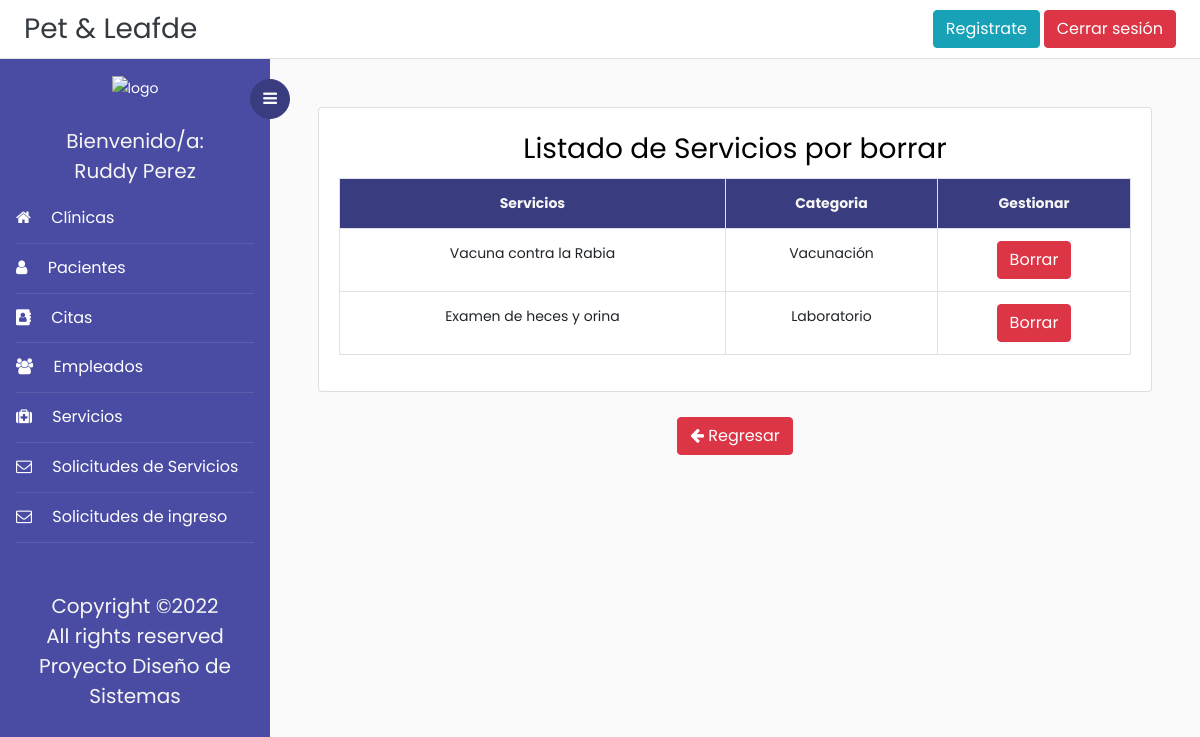
/servicioParaBorrar/ (signed in), run on the app's committed database.
### Veterinaria/models.py (models this page shows, shortened)
class Servicio(models.Model):
    idServicio = models.IntegerField(primary_key=True)
    nombreServicio = models.CharField(max_length=50, validators=[solo_Letras])
    descServicio = models.CharField(max_length=200)
    catServicio = models.CharField(max_length=30)
    ESTADOServicio = (('Activa', 'Activa'),('Inactiva','Inactiva'))
    estadoServicio = models.CharField(max_length=10, choices=ESTADOServicio, default="Activa")

### Veterinaria/views.py (the view)
# urls.py: path('servicioParaBorrar/',login_required(ServiciosParaBorrar),name='servicio_para_borrar'),
def ServiciosParaBorrar(request):
    citas = Cita.objects.all()
    servicios = Servicio.objects.filter(estadoServicio='Activa')
    asignados = Servicio.objects.none()
    noAsignados = Servicio.objects.none()
    for c in citas:
        asignados |= Servicio.objects.filter(cita__id = c.id)
    idAsignados = []
    for a in asignados:
        idAsignados.append(a.idServicio)
    for s in servicios:
        if s.idServicio not in idAsignados:
            noAsignados |= Servicio.objects.filter(idServicio = s.idServicio)
    return render(request, 'Plantillas/serviciosParaBorrar.html',{'servicios':noAsignados})

### Veterinaria/templates/Plantillas/serviciosParaBorrar.html (shortened to what this page needs)
{% extends 'base.html' %}
{% block content %}
<div class="row">
	<div class="col-md">
		<div class="card">
			<div class="card-body">
				<h3 align ="center">Listado de Servicios por borrar</h3>
				<table class="table table-bordered ">
					<tr style="text-align: center; background-color: #393c7f; color:whitesmoke;">
			<th style="text-align: center">Servicios</th>
			<th style="text-align: center">Categoria</th>
			<th style="text-align: center">Gestionar</th>
		</tr>
		{% for p in servicios %}
			<tr>
				<td style="text-align: center">
					<div>{{p.nombreServicio}}</div>
				</td>
				<td style="text-align: center">
					<div>{{p.catServicio}}</div>
				</td>
				<td style="text-align: center">
                   <button onclick="return abrir_modal('{% url 'borrar_servicio' p.pk %}')" class="btn btn-danger">Borrar</button>
				</td>
			</tr>
		{% endfor %}
	</table>
</div>
</div>
</div>
</div>&nbsp;
<br>
<div class="d-flex justify-content-center">
    <a class="btn btn-danger" href="{% url 'listado_servicios' %}"><i class="fa fa-arrow-left" aria-hidden="true"></i> Regresar</a>
</div>
{% endblock content%}

### Veterinaria/templates/base.html (shortened to what this page needs)
<!doctype html>
<html lang="en">
  <head>
	<link rel="stylesheet" href="https://cdnjs.cloudflare.com/ajax/libs/select2/4.0.13/css/select2.min.css" />
    <link rel="stylesheet" href="https://cdn.jsdelivr.net/bxslider/4.2.12/jquery.bxslider.css">
	<link rel="stylesheet" href="https://stackpath.bootstrapcdn.com/font-awesome/4.7.0/css/font-awesome.min.css">
    {% load static %}
	<link rel="stylesheet" href="{% static 'css/style.css' %}">
    <link href='https://api.mapbox.com/mapbox-gl-js/v2.3.1/mapbox-gl.css' rel='stylesheet' />
  </head>
  <body>
		{% block navbar %}
	  <div class="d-flex flex-column flex-md-row align-items-center p-2 px-md-4 bg-white border-bottom box-shadow">
      <h3 class="my-0 mr-md-auto font-weight-normal" ><a class="text-dark" href="{% url 'index' %}">Pet & Leafde</a></h3>
	  <a class="btn btn-info" href="{% url 'registro'%}">Registrate</a>&nbsp;
	  {% if request.user.is_authenticated %}
      <a class="btn btn-danger" href="{% url 'logout' %}">Cerrar sesión</a>
	  {% else %}
	  <a class="btn btn-success" href="{% url 'login' %}">Iniciar sesión</a>
	  {% endif %}
    </div>
		<div class="wrapper d-flex align-items-stretch">
			<nav id="sidebar">
				<div class="custom-menu">
					<button type="button" id="sidebarCollapse" class="btn btn-primary">
	          <i class="fa fa-bars"></i>
	        </button>
        </div>
				<div class="p-3">
        <div class="contenedor_logo" align="center">
            <img  class="logo"  src="{% static 'images/logo.png'%}" alt="logo">
        </div>&nbsp;
			{% if request.user.is_authenticated %}
			<h5 style="color:whitesmoke;" class="my-0 mr-md-auto font-weight-normal" align ="center">Bienvenido/a:</h5>
			<h5 style="color:whitesmoke;" align ='center'>{{user.first_name}} {{user.last_name}}</h5>
	        <ul class="list-unstyled components mb-5">
	          <li class="active">
	            <a href="{% url 'listar_clinica' %}"><span class="fa fa-home mr-3"></span> Clínicas</a>
	          </li>
	          <li class="active">
	            <a href="{% url 'listado_pacientes' %}"><span class="fa fa-user mr-3"></span> Pacientes</a>
	          </li>
	          <li class="active">
              <a href="{% url 'listado_citas' %}"><span class="fa fa-address-book mr-3"></span> Citas</a>
	          </li>
	          <li class="active">
              	<a href="{% url 'listado_empleados' %}"><span class="fa fa-users mr-3"></span> Empleados</a>
	          </li>
			  <li class="active">
              	<a href="{% url 'listado_servicios' %}"><span class="fa fa-medkit mr-3"></span> Servicios</a>
	          </li>
			  <li class="active">
              	<a href="{% url 'listado_solicitud_servicio' %}"><span class="fa fa-envelope-o mr-3"></span> Solicitudes de Servicios</a>
	          </li>
			  <li class="active">
				<a href="{% url 'listado_solicitudes' %}"><span class="fa fa-envelope-o mr-3"></span> Solicitudes de ingreso</a>
			</li>
			</ul>
			{% endif %}
	        <div class="footer">
	        	<h5 align="center" style="color:whitesmoke;">
						  Copyright &copy;<script>document.write(new Date().getFullYear());</script><br>
						  All rights reserved <br> Proyecto Diseño de Sistemas
	        </div>
	      </div>
    	</nav>
        {% endblock navbar%}
      <div id="content" class="p-4 p-md-5 pt-5">
	  {% block content %}{% endblock content%}
  </body>
</html>

### data on the page
Servicio: nombreServicio "Vacuna contra la Rabia", catServicio "Vacunación"
Servicio: nombreServicio "Examen de heces y orina", catServicio "Laboratorio"

### other printed values
{{ user.first_name }} "Ruddy"
{{ user.last_name }} "Perez"
